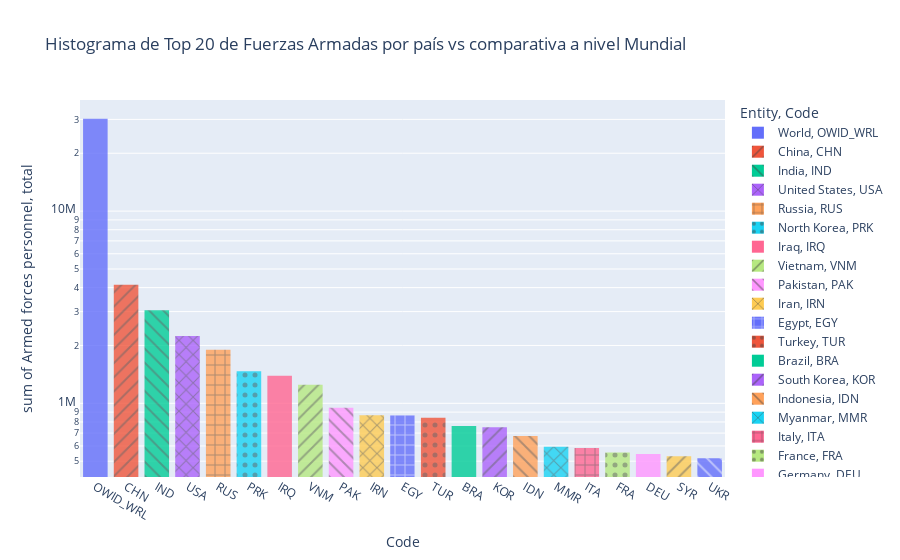

Notebook source saved alongside this figure:
### Markdown cell above
1. Medidas de Tendencia Central: Definir moda, mediana y media

2. Medidas de Dispersión: Desviación estándar y varianza

### Code cell
fig_df_afp=px.histogram(df_afp.groupby(["Code","Entity"])["Armed forces personnel, total"].max().sort_values(ascending=False).head(21).reset_index(),x="Code",y="Armed forces personnel, total",color="Entity",
                        title='Histograma de Top 20 de Fuerzas Armadas por país vs comparativa a nivel Mundial',opacity=0.8,log_y=True,pattern_shape="Code")
fig_df_afp.update_layout(bargap=0.2)
fig_df_afp.show()

### Figure 1 — Plotly figure (JSON) as saved in the notebook; plotly's stock layout.template omitted (floating-point values rounded to 4 significant figures)
{"data": [{"alignmentgroup": "True", "bingroup": "x", "histfunc": "sum", "hovertemplate": "Entity=World<br>Code=%{x}<br>sum of Armed forces personnel, total=%{y}<extra></extra>", "legendgroup": "World, OWID_WRL", "marker": {"color": "#636efa", "opacity": 0.8, "pattern": {"shape": ""}}, "name": "World, OWID_WRL", "offsetgroup": "World, OWID_WRL", "orientation": "v", "showlegend": true, "type": "histogram", "x": ["OWID_WRL"], "xaxis": "x", "y": [30196640], "yaxis": "y"}, {"alignmentgroup": "True", "bingroup": "x", "histfunc": "sum", "hovertemplate": "Entity=China<br>Code=%{x}<br>sum of Armed forces personnel, total=%{y}<extra></extra>", "legendgroup": "China, CHN", "marker": {"color": "#EF553B", "opacity": 0.8, "pattern": {"shape": "/"}}, "name": "China, CHN", "offsetgroup": "China, CHN", "orientation": "v", "showlegend": true, "type": "histogram", "x": ["CHN"], "xaxis": "x", "y": [4135000], "yaxis": "y"}, {"alignmentgroup": "True", "bingroup": "x", "histfunc": "sum", "hovertemplate": "Entity=India<br>Code=%{x}<br>sum of Armed forces personnel, total=%{y}<extra></extra>", "legendgroup": "India, IND", "marker": {"color": "#00cc96", "opacity": 0.8, "pattern": {"shape": "\\"}}, "name": "India, IND", "offsetgroup": "India, IND", "orientation": "v", "showlegend": true, "type": "histogram", "x": ["IND"], "xaxis": "x", "y": [3047000], "yaxis": "y"}, {"alignmentgroup": "True", "bingroup": "x", "histfunc": "sum", "hovertemplate": "Entity=United States<br>Code=%{x}<br>sum of Armed forces personnel, total=%{y}<extra></extra>", "legendgroup": "United States, USA", "marker": {"color": "#ab63fa", "opacity": 0.8, "pattern": {"shape": "x"}}, "name": "United States, USA", "offsetgroup": "United States, USA", "orientation": "v", "showlegend": true, "type": "histogram", "x": ["USA"], "xaxis": "x", "y": [2240000], "yaxis": "y"}, {"alignmentgroup": "True", "bingroup": "x", "histfunc": "sum", "hovertemplate": "Entity=Russia<br>Code=%{x}<br>sum of Armed forces personnel, total=%{y}<extra></extra>", "legendgroup": "Russia, RUS", "marker": {"color": "#FFA15A", "opacity": 0.8, "pattern": {"shape": "+"}}, "name": "Russia, RUS", "offsetgroup": "Russia, RUS", "orientation": "v", "showlegend": true, "type": "histogram", "x": ["RUS"], "xaxis": "x", "y": [1900000], "yaxis": "y"}, {"alignmentgroup": "True", "bingroup": "x", "histfunc": "sum", "hovertemplate": "Entity=North Korea<br>Code=%{x}<br>sum of Armed forces personnel, total=%{y}<extra></extra>", "legendgroup": "North Korea, PRK", "marker": {"color": "#19d3f3", "opacity": 0.8, "pattern": {"shape": "."}}, "name": "North Korea, PRK", "offsetgroup": "North Korea, PRK", "orientation": "v", "showlegend": true, "type": "histogram", "x": ["PRK"], "xaxis": "x", "y": [1469000], "yaxis": "y"}, {"alignmentgroup": "True", "bingroup": "x", "histfunc": "sum", "hovertemplate": "Entity=Iraq<br>Code=%{x}<br>sum of Armed forces personnel, total=%{y}<extra></extra>", "legendgroup": "Iraq, IRQ", "marker": {"color": "#FF6692", "opacity": 0.8, "pattern": {"shape": ""}}, "name": "Iraq, IRQ", "offsetgroup": "Iraq, IRQ", "orientation": "v", "showlegend": true, "type": "histogram", "x": ["IRQ"], "xaxis": "x", "y": [1390000], "yaxis": "y"}, {"alignmentgroup": "True", "bingroup": "x", "histfunc": "sum", "hovertemplate": "Entity=Vietnam<br>Code=%{x}<br>sum of Armed forces personnel, total=%{y}<extra></extra>", "legendgroup": "Vietnam, VNM", "marker": {"color": "#B6E880", "opacity": 0.8, "pattern": {"shape": "/"}}, "name": "Vietnam, VNM", "offsetgroup": "Vietnam, VNM", "orientation": "v", "showlegend": true, "type": "histogram", "x": ["VNM"], "xaxis": "x", "y": [1250000], "yaxis": "y"}, {"alignmentgroup": "True", "bingroup": "x", "histfunc": "sum", "hovertemplate": "Entity=Pakistan<br>Code=%{x}<br>sum of Armed forces personnel, total=%{y}<extra></extra>", "legendgroup": "Pakistan, PAK", "marker": {"color": "#FF97FF", "opacity": 0.8, "pattern": {"shape": "\\"}}, "name": "Pakistan, PAK", "offsetgroup": "Pakistan, PAK", "orientation": "v", "showlegend": true, "type": "histogram", "x": ["PAK"], "xaxis": "x", "y": [947800], "yaxis": "y"}, {"alignmentgroup": "True", "bingroup": "x", "histfunc": "sum", "hovertemplate": "Entity=Iran<br>Code=%{x}<br>sum of Armed forces personnel, total=%{y}<extra></extra>", "legendgroup": "Iran, IRN", "marker": {"color": "#FECB52", "opacity": 0.8, "pattern": {"shape": "x"}}, "name": "Iran, IRN", "offsetgroup": "Iran, IRN", "orientation": "v", "showlegend": true, "type": "histogram", "x": ["IRN"], "xaxis": "x", "y": [868000], "yaxis": "y"}, {"alignmentgroup": "True", "bingroup": "x", "histfunc": "sum", "hovertemplate": "Entity=Egypt<br>Code=%{x}<br>sum of Armed forces personnel, total=%{y}<extra></extra>", "legendgroup": "Egypt, EGY", "marker": {"color": "#636efa", "opacity": 0.8, "pattern": {"shape": "+"}}, "name": "Egypt, EGY", "offsetgroup": "Egypt, EGY", "orientation": "v", "showlegend": true, "type": "histogram", "x": ["EGY"], "xaxis": "x", "y": [866000], "yaxis": "y"}, {"alignmentgroup": "True", "bingroup": "x", "histfunc": "sum", "hovertemplate": "Entity=Turkey<br>Code=%{x}<br>sum of Armed forces personnel, total=%{y}<extra></extra>", "legendgroup": "Turkey, TUR", "marker": {"color": "#EF553B", "opacity": 0.8, "pattern": {"shape": "."}}, "name": "Turkey, TUR", "offsetgroup": "Turkey, TUR", "orientation": "v", "showlegend": true, "type": "histogram", "x": ["TUR"], "xaxis": "x", "y": [841200], "yaxis": "y"}, {"alignmentgroup": "True", "bingroup": "x", "histfunc": "sum", "hovertemplate": "Entity=Brazil<br>Code=%{x}<br>sum of Armed forces personnel, total=%{y}<extra></extra>", "legendgroup": "Brazil, BRA", "marker": {"color": "#00cc96", "opacity": 0.8, "pattern": {"shape": ""}}, "name": "Brazil, BRA", "offsetgroup": "Brazil, BRA", "orientation": "v", "showlegend": true, "type": "histogram", "x": ["BRA"], "xaxis": "x", "y": [762000], "yaxis": "y"}, {"alignmentgroup": "True", "bingroup": "x", "histfunc": "sum", "hovertemplate": "Entity=South Korea<br>Code=%{x}<br>sum of Armed forces personnel, total=%{y}<extra></extra>", "legendgroup": "South Korea, KOR", "marker": {"color": "#ab63fa", "opacity": 0.8, "pattern": {"shape": "/"}}, "name": "South Korea, KOR", "offsetgroup": "South Korea, KOR", "orientation": "v", "showlegend": true, "type": "histogram", "x": ["KOR"], "xaxis": "x", "y": [750000], "yaxis": "y"}, {"alignmentgroup": "True", "bingroup": "x", "histfunc": "sum", "hovertemplate": "Entity=Indonesia<br>Code=%{x}<br>sum of Armed forces personnel, total=%{y}<extra></extra>", "legendgroup": "Indonesia, IDN", "marker": {"color": "#FFA15A", "opacity": 0.8, "pattern": {"shape": "\\"}}, "name": "Indonesia, IDN", "offsetgroup": "Indonesia, IDN", "orientation": "v", "showlegend": true, "type": "histogram", "x": ["IDN"], "xaxis": "x", "y": [676500], "yaxis": "y"}, {"alignmentgroup": "True", "bingroup": "x", "histfunc": "sum", "hovertemplate": "Entity=Myanmar<br>Code=%{x}<br>sum of Armed forces personnel, total=%{y}<extra></extra>", "legendgroup": "Myanmar, MMR", "marker": {"color": "#19d3f3", "opacity": 0.8, "pattern": {"shape": "x"}}, "name": "Myanmar, MMR", "offsetgroup": "Myanmar, MMR", "orientation": "v", "showlegend": true, "type": "histogram", "x": ["MMR"], "xaxis": "x", "y": [595000], "yaxis": "y"}, {"alignmentgroup": "True", "bingroup": "x", "histfunc": "sum", "hovertemplate": "Entity=Italy<br>Code=%{x}<br>sum of Armed forces personnel, total=%{y}<extra></extra>", "legendgroup": "Italy, ITA", "marker": {"color": "#FF6692", "opacity": 0.8, "pattern": {"shape": "+"}}, "name": "Italy, ITA", "offsetgroup": "Italy, ITA", "orientation": "v", "showlegend": true, "type": "histogram", "x": ["ITA"], "xaxis": "x", "y": [585000], "yaxis": "y"}, {"alignmentgroup": "True", "bingroup": "x", "histfunc": "sum", "hovertemplate": "Entity=France<br>Code=%{x}<br>sum of Armed forces personnel, total=%{y}<extra></extra>", "legendgroup": "France, FRA", "marker": {"color": "#B6E880", "opacity": 0.8, "pattern": {"shape": "."}}, "name": "France, FRA", "offsetgroup": "France, FRA", "orientation": "v", "showlegend": true, "type": "histogram", "x": ["FRA"], "xaxis": "x", "y": [554000], "yaxis": "y"}, {"alignmentgroup": "True", "bingroup": "x", "histfunc": "sum", "hovertemplate": "Entity=Germany<br>Code=%{x}<br>sum of Armed forces personnel, total=%{y}<extra></extra>", "legendgroup": "Germany, DEU", "marker": {"color": "#FF97FF", "opacity": 0.8, "pattern": {"shape": ""}}, "name": "Germany, DEU", "offsetgroup": "Germany, DEU", "orientation": "v", "showlegend": true, "type": "histogram", "x": ["DEU"], "xaxis": "x", "y": [545000], "yaxis": "y"}, {"alignmentgroup": "True", "bingroup": "x", "histfunc": "sum", "hovertemplate": "Entity=Syria<br>Code=%{x}<br>sum of Armed forces personnel, total=%{y}<extra></extra>", "legendgroup": "Syria, SYR", "marker": {"color": "#FECB52", "opacity": 0.8, "pattern": {"shape": "/"}}, "name": "Syria, SYR", "offsetgroup": "Syria, SYR", "orientation": "v", "showlegend": true, "type": "histogram", "x": ["SYR"], "xaxis": "x", "y": [531000], "yaxis": "y"}, {"alignmentgroup": "True", "bingroup": "x", "histfunc": "sum", "hovertemplate": "Entity=Ukraine<br>Code=%{x}<br>sum of Armed forces personnel, total=%{y}<extra></extra>", "legendgroup": "Ukraine, UKR", "marker": {"color": "#636efa", "opacity": 0.8, "pattern": {"shape": "\\"}}, "name": "Ukraine, UKR", "offsetgroup": "Ukraine, UKR", "orientation": "v", "showlegend": true, "type": "histogram", "x": ["UKR"], "xaxis": "x", "y": [518500], "yaxis": "y"}], "layout": {"bargap": 0.2, "barmode": "relative", "legend": {"title": {"text": "Entity, Code"}, "tracegroupgap": 0}, "title": {"text": "Histograma de Top 20 de Fuerzas Armadas por país vs comparativa a nivel Mundial"}, "xaxis": {"anchor": "y", "categoryarray": ["OWID_WRL", "CHN", "IND", "USA", "RUS", "PRK", "IRQ", "VNM", "PAK", "IRN", "EGY", "TUR", "BRA", "KOR", "IDN", "MMR", "ITA", "FRA", "DEU", "SYR", "UKR"], "categoryorder": "array", "domain": [0, 1], "title": {"text": "Code"}}, "yaxis": {"anchor": "x", "domain": [0, 1], "title": {"text": "sum of Armed forces personnel, total"}, "type": "log"}}}
